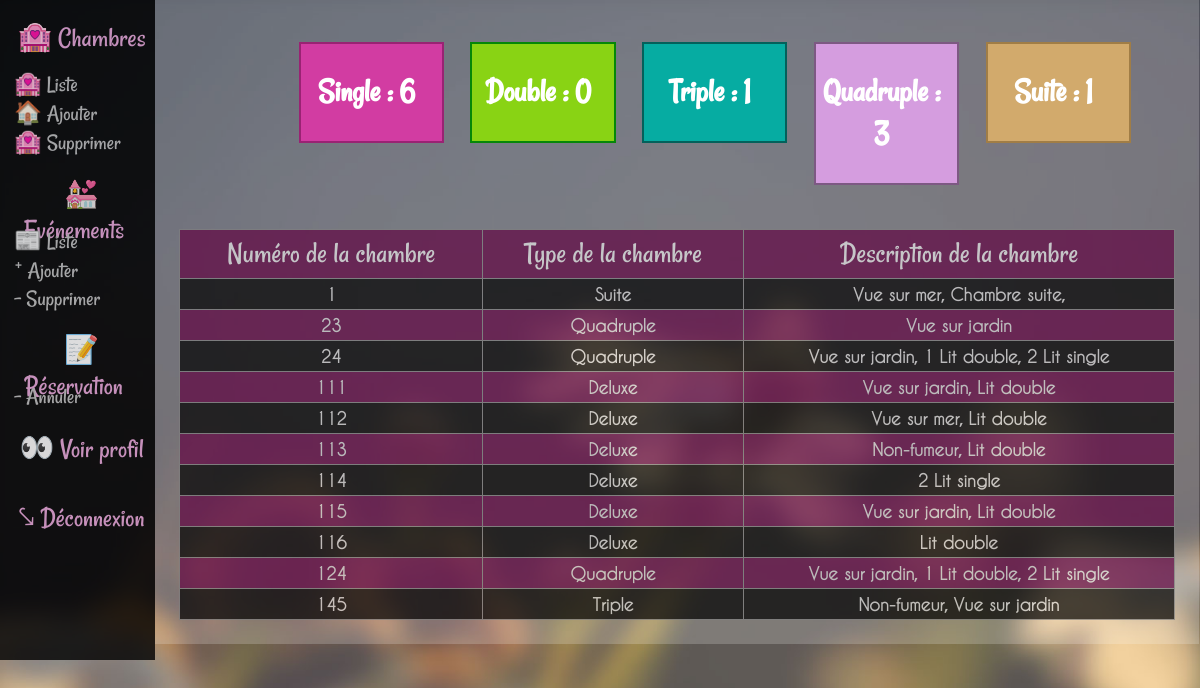
The app's page /listeChambres.php with its own data.
### tables this page shows
CREATE TABLE IF NOT EXISTS `room` (
  `room_num` int(11) NOT NULL,
  `roomtype` enum('Deluxe','Double','Triple','Suite','Quadruple') NOT NULL,
  `description` longtext NOT NULL,
  PRIMARY KEY (`room_num`)
);

### listeChambres.php (the view, shortened to what this page needs)
<html xmlns="http://www.w3.org/1999/xhtml" lang="fr">
<head>
    <link href="css/style.css" rel="stylesheet">
</head>
<body  style="background-image:url('images/2.jpg'); background-size : cover;  ">
     <?php
        $bdd = new PDO('mysql:host=localhost;dbname=hoteldb','hachani','H6bfqd7O');
		$infosReq=$bdd->prepare('SELECT * FROM room');
		$infosReq->execute();
		?>
        <section>
        <div id="BarreLatteraleDroite" >
           <nav>
            <ul class="nav-enumeration admin">
               <li class="TitreMenu">
                    <a href="#">
                       🏩 Chambres
                    </a>
                </li>
                <li><a href="listeChambres.php">🏩 Liste </a></li>
                <li><a href="AjouterChambres.php">🏠 Ajouter </a></li>
                <li><a href="supprimerChambres.php">🏩 Supprimer </a> </li>
               <li class="TitreMenu">
                    <a href="#">
                        💒 Evénements
                    </a>
                </li>
               <li><a href="listeEvenements.php">📰 Liste </a></li>
                <li><a href="ajouterEvents.php">ᐩ Ajouter </a></li>
                <li><a href="supprimerEvents.php">- Supprimer </a> </li>
                <li class="TitreMenu">
                    <a href="#">
                        📝 Réservation
                    </a>
                </li>
                <li><a href="supprimerChambres.php">- Annuler </a> </li>
                <li class="TitreMenu">
                    <a href="profil_admin.php">
                        👀 Voir profil
                    </a>
                </li>
                <li class="TitreMenu">
                    <a href="deconnexion.php">
                       ⤥ Déconnexion
                    </a>
                </li>
            </ul>
        </nav>
            <br/>
        </div>
        </section>
            <div class="infosPageAdmin">
        <br/>
        <?php
		$bdd = new PDO('mysql:host=localhost;dbname=hoteldb','hachani','H6bfqd7O');
		$calcNbrSingle=$bdd->prepare('SELECT COUNT(*) as nbrSingle FROM room where roomtype="Deluxe"');
		$calcNbrSingle->execute();
        $resultat1 = $calcNbrSingle->fetch();
        $calcNbrDouble=$bdd->prepare('SELECT COUNT(*) as nbrSingle FROM room where roomtype="Double"');
		$calcNbrDouble->execute();
        $resultat2 = $calcNbrDouble->fetch();
        $calcNbrTriple=$bdd->prepare('SELECT COUNT(*) as nbrSingle FROM room where roomtype="Triple"');
		$calcNbrTriple->execute();
        $resultat3 = $calcNbrTriple->fetch();
        $calcNbrQuadruple=$bdd->prepare('SELECT COUNT(*) as nbrSingle FROM room where roomtype="Quadruple"');
		$calcNbrQuadruple->execute();
        $resultat4 = $calcNbrQuadruple->fetch();
        $calcNbrSuite=$bdd->prepare('SELECT COUNT(*) as nbrSingle FROM room where roomtype="Suite"');
		$calcNbrSuite->execute();
        $resultat5 = $calcNbrSuite->fetch();
?>
        <div id="statsChambres" >
                    <div>
                        <h2>Single : <?php echo $resultat1['nbrSingle']   ?>  </h2>
                    </div>
                    <div >
                        <h2>Double : <?php echo $resultat2['nbrSingle']   ?> </h2>
                    </div>
                    <div>
                        <h2>Triple : <?php echo $resultat3['nbrSingle']   ?> </h2>
                    </div>
                    <div >
                        <h2>Quadruple : <?php echo $resultat4['nbrSingle']   ?> </h2>
                    </div>
                <div >
                        <h2>Suite : <?php echo $resultat5['nbrSingle']   ?> </h2>
                    </div>
                </div>
            <table border>
            <tr>
                                <th>Numéro de la chambre</th>
								<th>Type de la chambre</th>
								<th>Description de la chambre</th>
            </tr>
        <?php
            while($resultat = $infosReq->fetch()) {
            $num_chambre =$resultat['room_num'];
            $type_chambre=$resultat['roomtype'];
            $description_chambre=$resultat['description'];
							?>
							<tr>
                                <td><?php echo  $num_chambre;?></td>
								<td><?php echo  $type_chambre;?></td>
								<td><?php echo  $description_chambre;?></td>
                            </tr>
							<?php
							}
            ?>
        </table>
                </div>
</body>
</html>

### css/style.css (style rules this page uses)
body { margin: 0%; height: auto; overflow-x: hidden; z-index: -1; }
#BarreLatteraleDroite { z-index: 1000; float: left; width: 13%; min-height: 660px; margin-left: -1px; background: #000; opacity: 0.8; }
.nav-enumeration { position: absolute; width: 150px; margin: 0; padding: 0; list-style: none; }
.nav-enumeration li { text-indent: 10%; }
.nav-enumeration li a { display: block; text-decoration: none; color: #bbb; font-family: "Rancho-Regular"; font-size: 1.4em; }
.nav-enumeration > .TitreMenu { height: 76px; margin-top: 20px; font-size: 20px; text-align: center; }
.infosPageAdmin { float: left; width: 83%; background: url(../images/reservation.png) repeat ; padding: 2%; background-size: cover; }
th { font-family: 'Rancho-Regular'; font-size: 30px; color: white; font-weight: normal; padding: 5px; }
td { font-family: 'caviar dreams'; font-size: 17px; font-weight: bold; padding: 5px; }
table { width: 100%; background: black; opacity: 0.7; color: #eee; border-collapse: collapse; text-align: center; }
tr:nth-child(2n) { background: black; opacity: 0.9; padding: 5px; }
tr:nth-child(2n+1) { background: #6c064b; opacity: 0.9; padding: 5px; }
#statsChambres { margin-left: 12%; color: white; height: auto; background: none; }
#statsChambres div { width: 15%; float: left; margin-left: 0px; margin-right : 3%; padding-right: 10px; text-align: center; font-size: 22px; font-family: 'Rancho-Regular'; margin-bottom: 5%; }
#statsChambres div:nth-child(1) { background: #d23ca2; border : 2px solid #992373; }
#statsChambres div:nth-child(2) { background: #89d314; border : 2px solid #058708; }
#statsChambres div:nth-child(3) { background: #06aca2; border : 2px solid #03615b; }
#statsChambres div:nth-child(4) { background: #d59ddf; border : 2px solid #7d5983; }
#statsChambres div:nth-child(5) { background: #d2aa6c; border : 2px solid #a07d46; }
.admin .TitreMenu { height: 50px; margin-top: 20px; font-size: 20px; text-align: center; }
.admin .TitreMenu a { height: 50px; margin-top: 20px; text-align: center; color: #e4a1d5; }

### records on screen
room: room_num "1", roomtype "Suite", description "Vue sur mer, Chambre suite,"
room: room_num "23", roomtype "Quadruple", description "Vue sur jardin"
room: room_num "24", roomtype "Quadruple", description "Vue sur jardin, 1 Lit double, 2 Lit single"
room: room_num "111", roomtype "Deluxe", description "Vue sur jardin, Lit double"
room: room_num "112", roomtype "Deluxe", description "Vue sur mer, Lit double"
room: room_num "113", roomtype "Deluxe", description "Non-fumeur, Lit double"
room: room_num "114", roomtype "Deluxe", description "2 Lit single"
room: room_num "115", roomtype "Deluxe", description "Vue sur jardin, Lit double"
room: room_num "116", roomtype "Deluxe", description "Lit double"
room: room_num "124", roomtype "Quadruple", description "Vue sur jardin, 1 Lit double, 2 Lit single"
room: room_num "145", roomtype "Triple", description "Non-fumeur, Vue sur jardin"

### other values on screen
$resultat1['nbrSingle'] "6"
$resultat2['nbrSingle'] "0"
$resultat3['nbrSingle'] "1"
$resultat4['nbrSingle'] "3"
$resultat5['nbrSingle'] "1"
